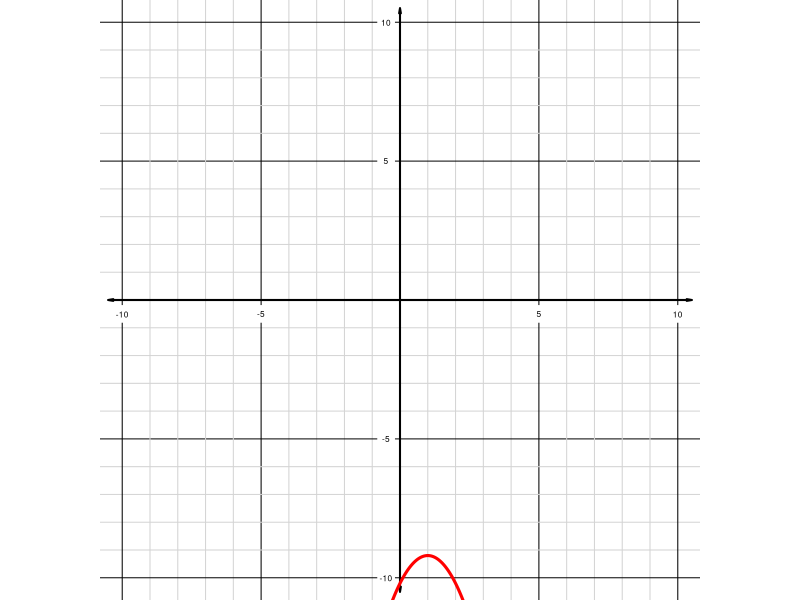
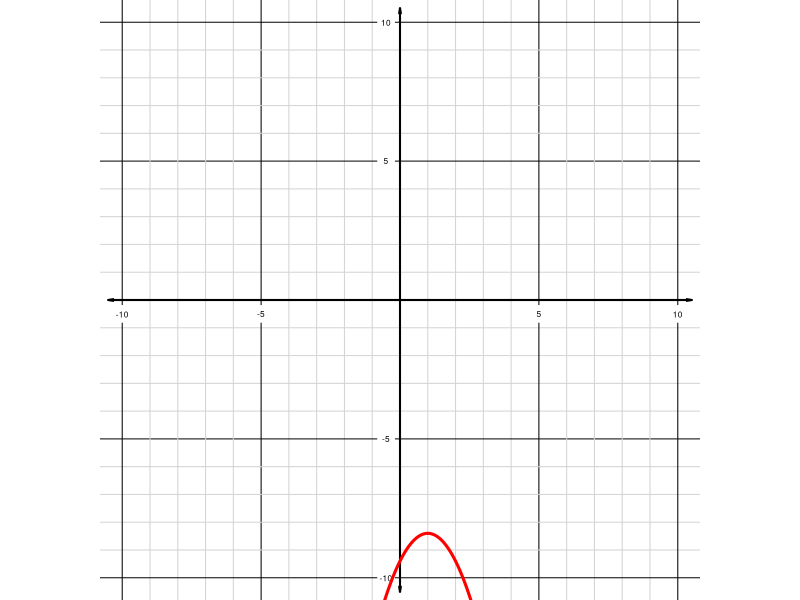
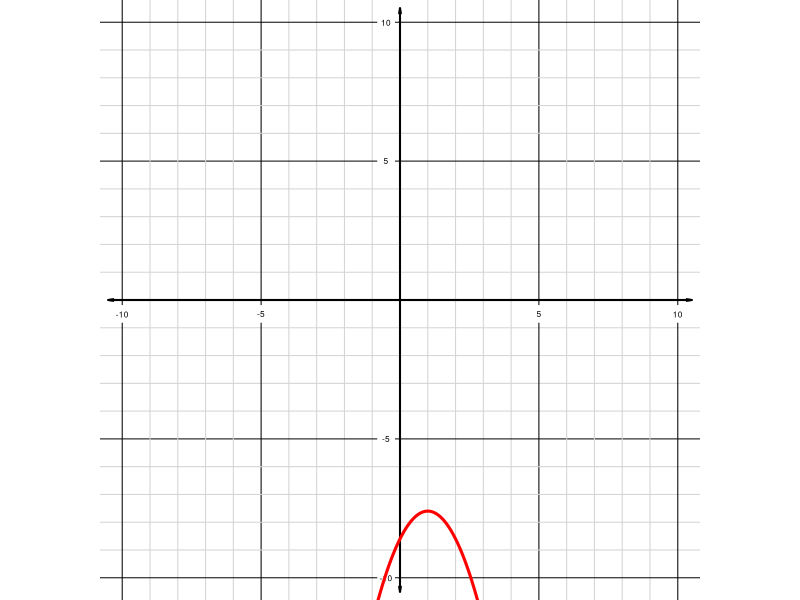
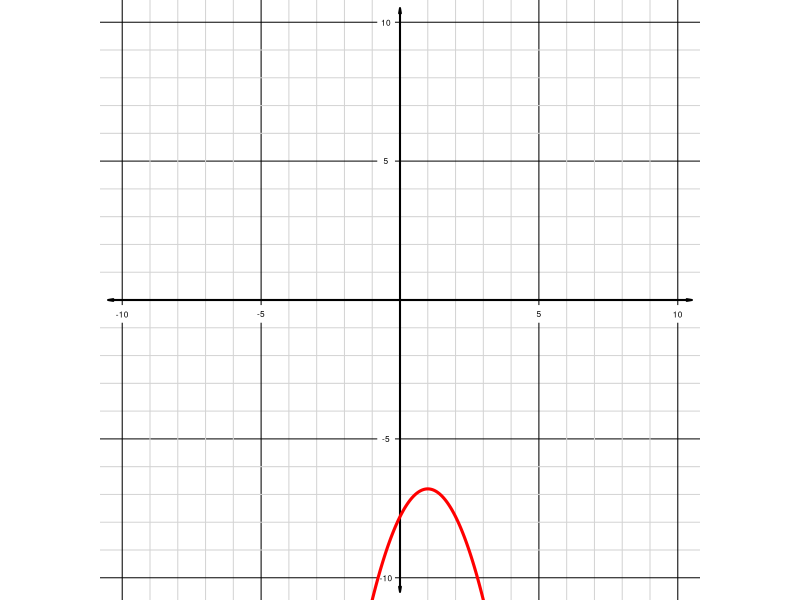
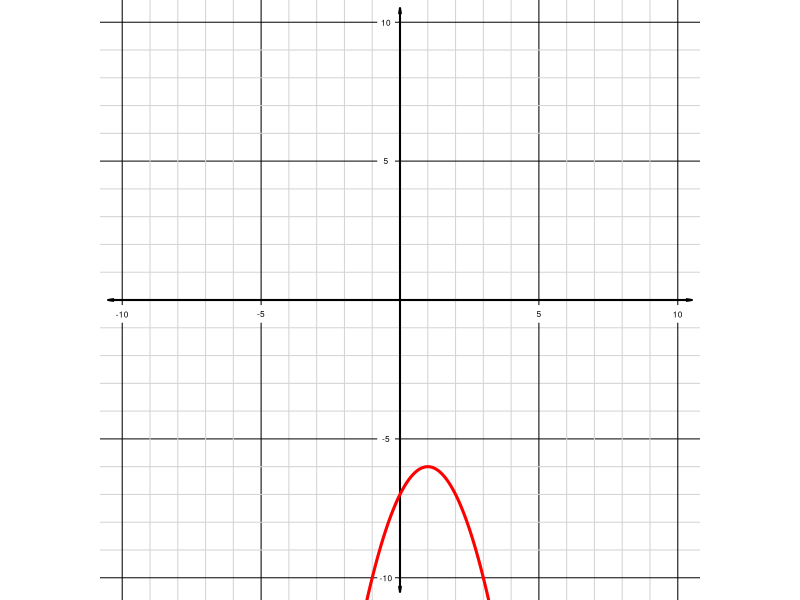
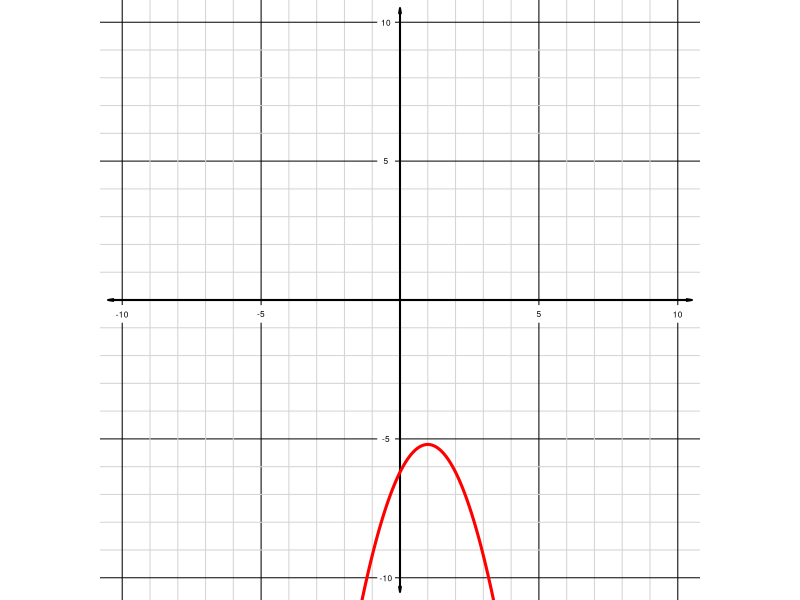
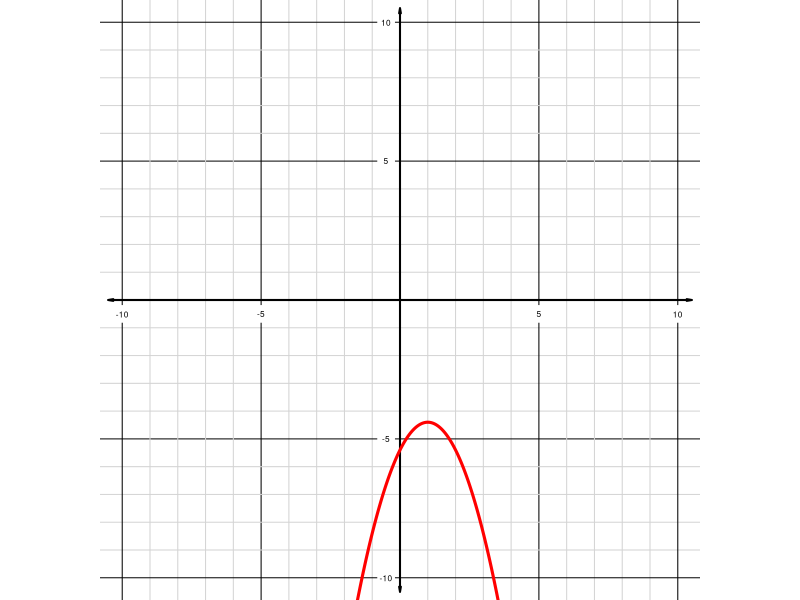
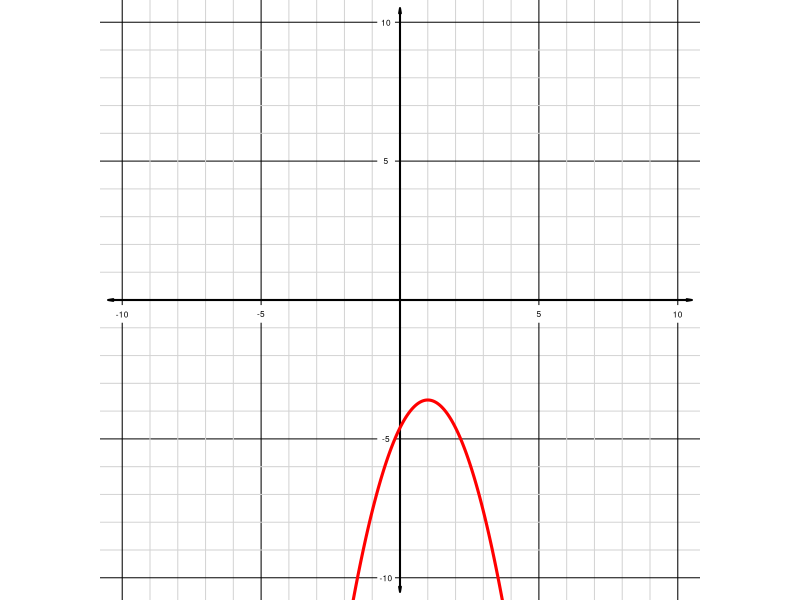

Generate these figures, in order, with R:
## ---- chunk 1
options(scipen=999)
hk = sample(1:5,2)*sample(c(-1,1),2,T)
A = sample(c(-1,1),1)
h = hk[1]
k = hk[2]

whichvaries = sample(1:3,1)

chA = c(-1,1)
chh = -10:10
chk = -10:10

wA = which(chA==A)+1
wh = which(chh==h)+1
wk = which(chk==k)+1

if(whichvaries==1){
    wA = 1
} else if(whichvaries==2){
    wh = 1
} else if(whichvaries==3){
    wk = 1
}

solA = paste0(1*(1:(length(chA)+1)==wA),collapse="")
solh = paste0(1*(1:(length(chh)+1)==wh),collapse="")
solk = paste0(1*(1:(length(chk)+1)==wk),collapse="")

## ---- chunk 2
n = 50
xx = seq(-11,11,0.01)
for(i in 1:n){
    Ai = A
    hi = h
    ki = k
    if(i<n/2){
        t = i/(n/2)*20-10
    } else {
        t = 10-(i-n/2)/(n/2)*20
    }
    if(whichvaries==1){
        Ai = t
    }
    if(whichvaries==2){
        hi = t
    }
    if(whichvaries==3){
        ki = t
    }
    par(pty="s",mar=c(0,0,0,0))
    plot(xx,Ai*(xx-hi)^2+ki,"l",xlim=c(-10,10),ylim=c(-10,10),axes=F,ann=F)
    for(i in 1:10){
        if(i%%5==0){
            abline(h=i,col="black")
            abline(h=-i,col="black")
            abline(v=i,col="black")
            abline(v=-i,col="black")
        } else {
            abline(h=i,col="lightgrey")
            abline(h=-i,col="lightgrey")
            abline(v=i,col="lightgrey")
            abline(v=-i,col="lightgrey")
        }
        
    }
    arrows(0,10.5,0,-10.5,0.05,10,3,lwd=2)
    arrows(10.5,0,-10.5,0,0.05,10,3,lwd=2)
    polygon(c(9.5,10.5,10.5,9.5),c(-0.2,-0.2,-0.8,-0.8),col="white",border = "white")
    text(10,-0.5,"10",cex=0.5)
    polygon(c(-0.2,-0.2,-0.8,-0.8),c(9.5,10.5,10.5,9.5),col="white",border = "white")
    text(-0.5,10,"10",cex=0.5)
    polygon(c(-9.5,-10.5,-10.5,-9.5),c(-0.2,-0.2,-0.8,-0.8),col="white",border = "white")
    text(-10,-0.5,"-10",cex=0.5)
    polygon(c(-0.2,-0.2,-0.8,-0.8),c(-9.5,-10.5,-10.5,-9.5),col="white",border = "white")
    text(-0.5,-10,"-10",cex=0.5)
    polygon(c(4.5,5.5,5.5,4.5),c(-0.2,-0.2,-0.8,-0.8),col="white",border = "white")
    text(5,-0.5,"5",cex=0.5)
    polygon(c(-0.2,-0.2,-0.8,-0.8),c(4.5,5.5,5.5,4.5),col="white",border = "white")
    text(-0.5,5,"5",cex=0.5)
    polygon(c(-4.5,-5.5,-5.5,-4.5),c(-0.2,-0.2,-0.8,-0.8),col="white",border = "white")
    text(-5,-0.5,"-5",cex=0.5)
    polygon(c(-0.2,-0.2,-0.8,-0.8),c(-4.5,-5.5,-5.5,-4.5),col="white",border = "white")
    text(-0.5,-5,"-5",cex=0.5)
    lines(xx,Ai*(xx-hi)^2+ki,col="red",lwd=3)
}
## ---- chunk 3
alh = paste0("* ",chh,collapse="\n")
alk = paste0("* ",chk,collapse="\n")
## ---- chunk 4

numA = A
numh = h
numk = k

if(whichvaries==1){
    numA = "animated"
} else if(whichvaries==2){
    numh = "animated"
} else if(whichvaries==3){
    numk = "animated"
}

